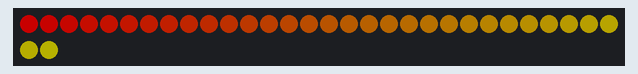
Recording of a sketch running on a simulated Arduino Uno, built with avr-gcc and run on an emulated ATmega328P. On the bench: 32 RGB LEDs in strip order, left to right, continuing on the next row. Dim RGB values are drawn brighter than linear.

Above: at 0.05 s.
At 2.5 s:
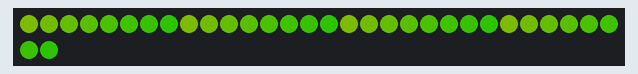
At 4.95 s:
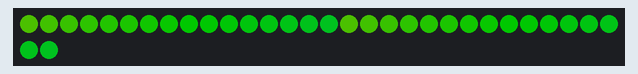
At 9.96 s:
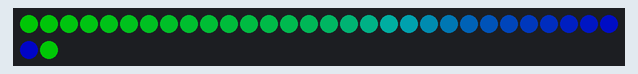
At 14.96 s:
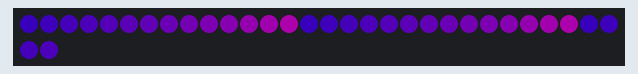
At 19.96 s:
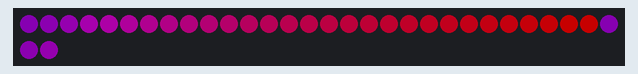

The sketch:

rainbow_onoff_timed_bueno2024.ino
```cpp
#include <FastLED.h>
#include <elapsedMillis.h>

#define NUM_LEDS 32
#define LED_PIN 12
#define BRIGHTNESS 100

CRGB leds[NUM_LEDS];
elapsedMillis elapsedTime;
bool stripRunning = true;

void setup() {
  FastLED.addLeds<WS2812B, LED_PIN, GRB>(leds, NUM_LEDS);
  FastLED.setBrightness(BRIGHTNESS);
  Serial.begin(115200);
}

void roundStrip(int speed, int runTime) {
  static uint8_t startIndex = 0;
  static uint8_t hue = 0;
  unsigned long startTime = millis();

  while (stripRunning && (millis() - startTime < runTime)) {
    // Fill the entire LED strip with a rainbow gradient
    fill_rainbow(leds, NUM_LEDS, hue, 2);

    // Move the rainbow effect from left to right
    for (int i = 0; i < NUM_LEDS; i++) {
      leds[i] = leds[(i + startIndex) % NUM_LEDS];
    }

    FastLED.show();
    FastLED.delay(speed);

    // Increment the rainbow hue to change colors
    hue++;

    // Move the rainbow gradient index
    startIndex++;
    if (startIndex >= NUM_LEDS) {
      startIndex = 0;
    }
  }

  // Turn off LEDs after the runTime
  fill_solid(leds, NUM_LEDS, CRGB::Black); // Set all LEDs to black (off)
  FastLED.show();
  stripRunning = false; // Set the flag to stop further iterations
}

void loop() {
  roundStrip(100, 20000);
}
```
